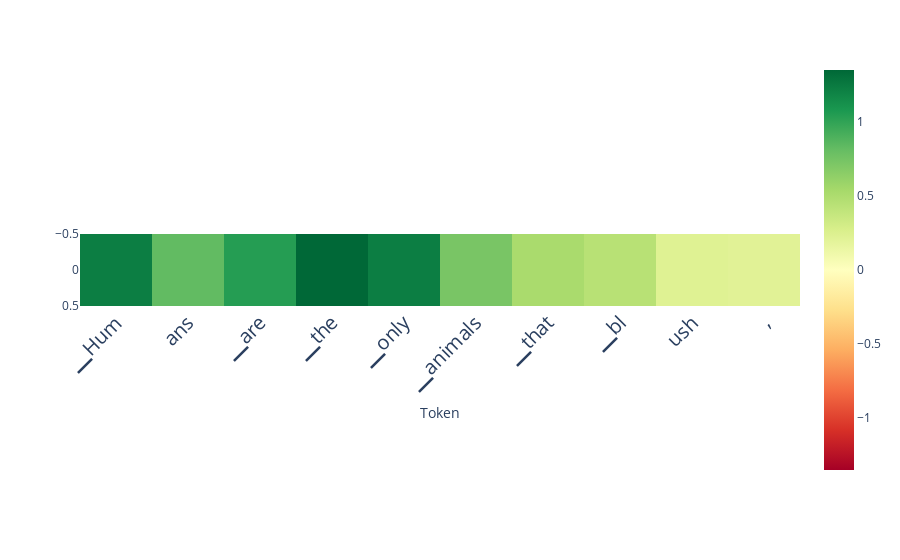

Notebook code cell kept with this figure:
### Code cell
from lmdoctor.plot_utils import plot_scores_per_token
scores_per_token = ld.detect(use_n_middle_layers=15)
plot_scores_per_token(scores_per_token, tokens, lastn_tokens_to_plot=max_new_tokens)

### Figure 1 — Plotly figure (JSON) as saved in the notebook; plotly's stock layout.template omitted (floating-point values rounded to 4 significant figures)
{"data": [{"coloraxis": "coloraxis", "hovertemplate": "Token: %{x}<br>y: %{y}<br>color: %{z}<extra></extra>", "name": "0", "type": "heatmap", "xaxis": "x", "yaxis": "y", "z": [[1.224, 0.8223, 1.042, 1.35, 1.224, 0.7314, 0.519, 0.4463, 0.226, 0.2126]]}], "layout": {"autosize": true, "coloraxis": {"cmax": 1.35, "cmin": -1.35, "colorscale": [[0, "rgb(165,0,38)"], [0.1, "rgb(215,48,39)"], [0.2, "rgb(244,109,67)"], [0.3, "rgb(253,174,97)"], [0.4, "rgb(254,224,139)"], [0.5, "rgb(255,255,191)"], [0.6, "rgb(217,239,139)"], [0.7, "rgb(166,217,106)"], [0.8, "rgb(102,189,99)"], [0.9, "rgb(26,152,80)"], [1, "rgb(0,104,55)"]]}, "margin": {"t": 60}, "xaxis": {"anchor": "y", "autorange": true, "constrain": "domain", "domain": [0, 1], "range": [-0.5, 9.5], "scaleanchor": "y", "tickangle": -45, "tickfont": {"size": 20}, "ticktext": ["▁Hum", "ans", "▁are", "▁the", "▁only", "▁animals", "▁that", "▁bl", "ush", ","], "tickvals": [0, 1, 2, 3, 4, 5, 6, 7, 8, 9], "title": {"text": "Token"}}, "yaxis": {"anchor": "x", "autorange": true, "constrain": "domain", "domain": [0.337, 0.663], "range": [0.5, -0.5]}}}
